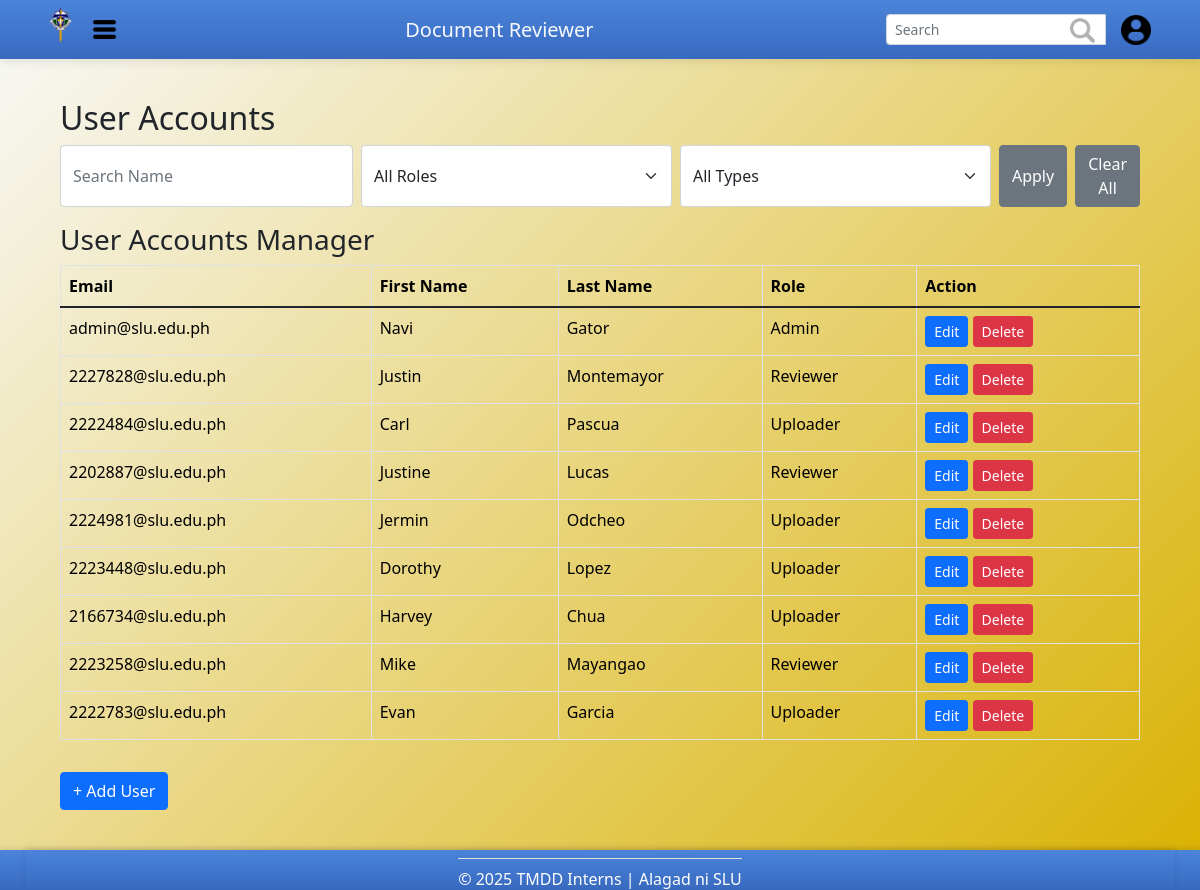
Page /public/php/admin/admin_user_manager.php on the committed database.
### tables this page shows
CREATE TABLE IF NOT EXISTS `users` (
  `user_id` int(11) NOT NULL AUTO_INCREMENT,
  `email` varchar(250) NOT NULL,
  `password` varchar(250) NOT NULL,
  `first_name` varchar(250) NOT NULL,
  `last_name` varchar(250) NOT NULL,
  `account_type` set('Reviewer','Uploader','Admin') NOT NULL,
  `online_status` tinyint(1) NOT NULL DEFAULT '0',
  `forgot_pass` tinyint(1) NOT NULL DEFAULT '0',
  PRIMARY KEY (`user_id`),
  UNIQUE KEY `email` (`email`)
);

### public/php/admin/admin_user_manager.php (the view, shortened to what this page needs)
<!DOCTYPE html>
<html>
<head>
  <link href="https://cdn.jsdelivr.net/npm/bootstrap@5.3.2/dist/css/bootstrap.min.css" rel="stylesheet"/>
  <link href="https://cdnjs.cloudflare.com/ajax/libs/font-awesome/5.15.3/css/all.min.css" rel="stylesheet"/>
  <link href="../../assets/styles/admin.css" rel="stylesheet">
</head>
<body>
<header>
  <?php include "./admin_header.php"; ?>
</header>
<div class="d-flex">
  <div class="content flex-grow-1">
    <h2>User Accounts</h2>
    <div class="d-flex mb-3">
      <input class="form-control me-2" placeholder="Search Name" type="text"/>
      <select class="form-select me-2">
        <option>All Roles</option>
      </select>
      <select class="form-select me-2">
        <option>All Types</option>
      </select>
      <button class="btn btn-secondary me-2">Apply</button>
      <button class="btn btn-secondary">Clear All</button>
    </div>
    <div class="table-container">
      <h3>User Accounts Manager</h3>
      <table class="table table-bordered">
        <thead>
          <tr>
            <th>Email</th>
            <th>First Name</th>
            <th>Last Name</th>
            <th>Role</th>
            <th>Action</th>
          </tr>
        </thead>
        <tbody>
          <?php
          include "../../../config/db.php";
          $sql = "SELECT email, first_name, last_name, account_type FROM users";
          $result = $db->query($sql);
          if ($result->num_rows > 0) {
            while ($row = $result->fetch_assoc()) {
              echo "<tr>
                      <td>{$row['email']}</td>
                      <td>{$row['first_name']}</td>
                      <td>{$row['last_name']}</td>
                      <td>{$row['account_type']}</td>
                      <td>
                        <button class='btn btn-primary btn-sm'>Edit</button>
                        <button class='btn btn-danger btn-sm'>Delete</button>
                      </td>
                    </tr>";
            }
          } else {
            echo "<tr><td colspan='5'>No users found.</td></tr>";
          }
          ?>
        </tbody>
      </table>
      <button class="btn btn-primary mt-3">+ Add User</button>
    </div>
  </div>
</div>
<footer class="bottom">
  <?php include "../general/footer.php"; ?>
</footer>
</body>
</html>

### public/php/admin/admin_header.php (shortened to what this page needs)
<!DOCTYPE html>
<html lang="en">
<head>
    <link href="https://cdn.jsdelivr.net/npm/bootstrap@5.1.3/dist/css/bootstrap.min.css" rel="stylesheet">
    <link href="../../assets/styles/header_footer.css" rel="stylesheet">
</head>
<body>
    <header>
        <nav class="navbar w-100 justify-content-between py-2 navbar-dark bg-dark">
            <div class="container-fluid">
                <div class="d-flex align-items-center">
                    <img src="../../assets/img/SLU Logo.png" class="mb-2" style="height: 35px;">
                    <button class="navbar-toggler ms-2" type="button" data-bs-toggle="offcanvas" data-bs-target="#adminSidebar" aria-controls="adminSidebar">
                        <img src="../../assets/img/icons/menus.png" alt="Menu" style="height: 25px;">
                    </button>
                </div>
                <a class="navbar-brand text-light">Document Reviewer</a>
                <form class="form">
                    <div class="row">
                        <div class="col">
                            <div class="input-group d-flex align-items-center">
                                <input class="form-control form-control-sm" type="search" placeholder="Search" aria-label="Search">
                                <div class="input-group-append">
                                    <button class="btn btn-outline-success btn-sm" type="submit">
                                        <img src="../../assets/img/icons/magnifying-glass.png" alt="Search" style="height:25px">
                                    </button>
                                </div>
                                <div class="user_util position-relative ms-3 d-flex align-items-center">
                                    <img src="../../assets/img/icons/profile-user.png" style="height: 30px; cursor: pointer;"
                                        data-bs-toggle="modal" data-bs-target="#userModal">
                                </div>
                            </div>
                        </div>
                    </div>
                </form>
            </div>
        </nav>
    </header>
            <?php include 'admin_sidebar.php'; ?>
</body>
</html>

### public/php/admin/admin_sidebar.php (shortened to what this page needs)
<link href="../../assets/styles/sidebar.css" rel="stylesheet">

### public/php/general/footer.php (shortened to what this page needs)
<!DOCTYPE html>
<html lang="en">
<head>
  <link rel="stylesheet" href="../../assets/styles/header_footer.css">
</head>
<body>
<footer class="bg-black text-white">
    <div class="text-center justify-content-center border-top pt-2 mt-2">
      <p class="mb-0">&copy; 2025 TMDD Interns | Alagad ni SLU </p>
</div>
</footer>
</body>
</html>

### public/assets/styles/admin.css (style rules this page uses)
html, body { height: 100%; margin: 0; }
body { display: flex; flex-direction: column; min-height: 100vh; position: relative; font-family: 'Poppins', sans-serif; background: linear-gradient(135deg, #f8f9fa 0%, #d9b100 100%); }
.content { flex: 1 0 auto; padding: 40px 60px; }

### public/assets/styles/header_footer.css (style rules this page uses)
:root { --gradient-start: #4B84DA; --gradient-middle: #4177CD; --gradient-end: #3869BE; }
.navbar, .header, .bg-dark, .navbar.bg-dark, .navbar-dark, .navbar.bg-body-tertiary { background: linear-gradient(180deg, var(--gradient-start) 0%, var(--gradient-middle) 50%, var(--gradient-end) 100%) !important; color: white; padding: 15px 25px; display: flex; align-items: center; justify-content: space-between; box-shadow: 0 2px 10px rgba(0,0,0,0.1); width: 100%; }
body { min-height: 100vh; display: flex; flex-direction: column; margin: 0; }
footer { background: linear-gradient(180deg, var(--gradient-start) 0%, var(--gradient-middle) 50%, var(--gradient-end) 100%); color: rgba(255, 255, 255, 0.9); font-size: 2vh; width: 100%; height: 5vh; box-shadow: 0 -2px 5px rgba(0, 0, 0, 0.1); display: flex; align-items: center; justify-content: center; padding: 0 25px; position: relative; flex-shrink: 0; margin-top: auto; }
.navbar .btn-outline-success { border: none; background: transparent; padding: 0; margin-left: -35px; height: 25px; transition: none; outline: none; }
.navbar .btn-outline-success img { height: 2px; width: auto; opacity: 0.3; }
.navbar-toggler { border: none; background: transparent; }

### public/assets/styles/sidebar.css (style rules this page uses)
:root { --gradient-start: #4B84DA; --gradient-middle: #4177CD; --gradient-end: #3869BE; }

### rows in the picture
users: email "admin@slu.edu.ph", first_name "Navi", last_name "Gator", account_type "Admin"
users: email "2227828@slu.edu.ph", first_name "Justin", last_name "Montemayor", account_type "Reviewer"
users: email "2222484@slu.edu.ph", first_name "Carl", last_name "Pascua", account_type "Uploader"
users: email "2202887@slu.edu.ph", first_name "Justine", last_name "Lucas", account_type "Reviewer"
users: email "2224981@slu.edu.ph", first_name "Jermin", last_name "Odcheo", account_type "Uploader"
users: email "2223448@slu.edu.ph", first_name "Dorothy", last_name "Lopez", account_type "Uploader"
users: email "2166734@slu.edu.ph", first_name "Harvey", last_name "Chua", account_type "Uploader"
users: email "2223258@slu.edu.ph", first_name "Mike", last_name "Mayangao", account_type "Reviewer"
users: email "2222783@slu.edu.ph", first_name "Evan", last_name "Garcia", account_type "Uploader"
